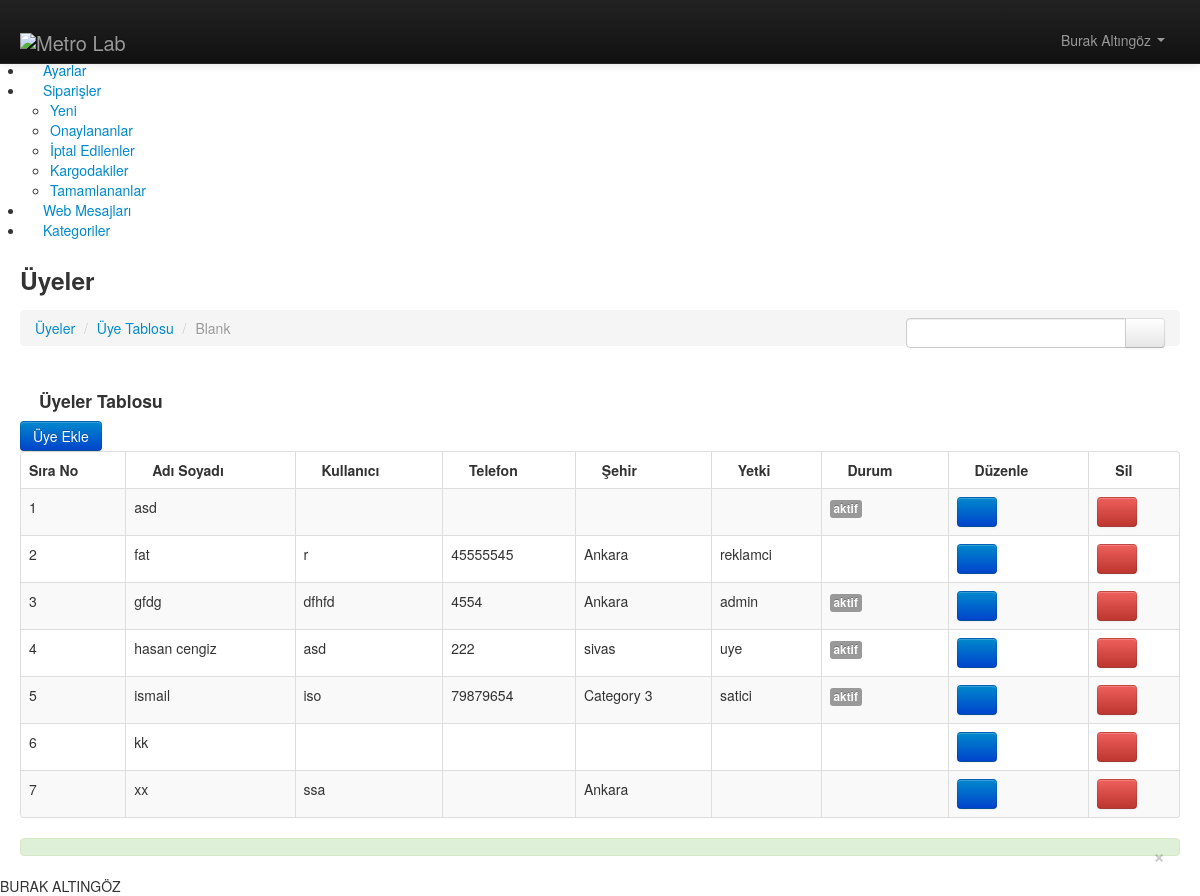
Screenshot of /burak1altingoz.xyz/index.php/admin/uyeler with the database file from the repository.
### tables this page shows
CREATE TABLE `uyeler` (
  `Id` int(11) NOT NULL AUTO_INCREMENT,
  `kullanici` varchar(255) DEFAULT NULL,
  `durum` varchar(255) DEFAULT NULL,
  `adsoy` varchar(255) DEFAULT NULL,
  `sehir` varchar(255) DEFAULT NULL,
  `tel` varchar(255) DEFAULT NULL,
  `yetki` varchar(255) DEFAULT NULL,
  `sifre` varchar(255) DEFAULT NULL,
  `adres` varchar(255) DEFAULT NULL,
  `eposta` varchar(255) DEFAULT NULL,
  `resim` varchar(255) DEFAULT NULL,
  PRIMARY KEY (`Id`)
);

### burak1altingoz.xyz/application/controllers/admin/Uyeler.php (called while the page is built, shortened)
<?php
class Uyeler extends CI_Controller {
	public function __construct()
	{
		$this->load->helper('url');
	}
	public function index()
	{
		$query=$this->db->query("SELECT * FROM uyeler ORDER BY adsoy");
		$data["veriler"]=$query->result();
		$this->load->view('admin/uyeler_liste',$data);
		}
}

### burak1altingoz.xyz/index.php (called while the page is built, shortened)
<?php
require_once BASEPATH.'core/CodeIgniter.php';

### burak1altingoz.xyz/application/views/admin/uyeler_liste.php (the view, shortened to what this page needs)
   <div id="main-content">
      <div class="container-fluid">
         <div class="row-fluid">
            <div class="span12">
                <h3 class="page-title">
                  Üyeler
                </h3>
                <ul class="breadcrumb">
                    <li>
                        <a href="#">Üyeler</a>
                        <span class="divider">/</span>
                    </li>
                    <li>
                        <a href="#" >Üye Tablosu</a>
                        <span class="divider">/</span>
                    </li>
                    <li class="active">
                        Blank
                    </li>
                    <li class="pull-right search-wrap">
                        <form action="search_result.html" class="hidden-phone">
                            <div class="input-append search-input-area">
                                <input class="" id="appendedInputButton" type="text">
                                <button class="btn" type="button"><i class="icon-search"></i> </button>
                            </div>
                        </form>
                    </li>
                </ul>
            </div>
         </div>
          <div class="row-fluid">
                 <div class="span12">
                     <div class="widget orange">
                         <div class="widget-title">
                             <h4><i class="icon-reorder"></i> Üyeler Tablosu</h4>
					<a href="<?=base_url()?>admin/uyeler/ekle" class="btn  btn-primary">Üye Ekle</a>
                         <span class="tools">
                             <a href="javascript:;" class="icon-chevron-down"></a>
                             <a href="javascript:;" class="icon-remove"></a>
                         </span>
                         </div>
                         <div class="widget-body">
                             <table class="table table-striped table-bordered table-advance table-hover">
                                 <thead>
                                 <tr>
							<th>Sıra No</th>
                                     <th><i class="icon-bullhorn"></i> Adı Soyadı</th>
                                     <th class="hidden-phone"><i class="icon-question-sign"></i> Kullanıcı</th>
                                     <th><i class="icon-bookmark"></i> Telefon</th>
                                     <th><i class=" icon-edit"></i> Şehir</th>
							<th><i class=" icon-edit"></i> Yetki</th>
							<th><i class=" icon-edit"></i> Durum</th>
							<th><i class=" icon-edit"></i> Düzenle</th>
							<th><i class=" icon-edit"></i> Sil</th>
                                 </tr>
                                 </thead>
                                 <tbody>
					<?php
					$sno=0;
					foreach ($veriler as $rs)
					{ $sno++;
					?>
						<tr>
                                     <td> <?=$sno?> </td>
                                     <td> <?=$rs->adsoy?></td>
                                     <td> <?=$rs->kullanici?></td>
                                     <td> <?=$rs->tel?></td>
                                     <td> <?=$rs->sehir?></td>
							<td> <?=$rs->yetki?></td>
							<td> <span class="label label-danger label-mini"><?=$rs->durum?></span></td>
							<td><a href="<?=base_url()?>admin/uyeler/duzenle/<?=$rs->Id?>"><button class="btn btn-primary"><i class="icon-pencil"></i></button></a></td>
							<td><a href="<?=base_url()?>admin/uyeler/sil/<?=$rs->Id?>"onclick="return confirm('Silmek İstediğinden Emin misin?')"><button class="btn btn-danger"><i class="icon-trash "></i></button></a></td>
                                 </tr>
					<?php }?>
                                 </tbody>
                             </table>
                         </div>
                     </div>
			<div class="alert alert-success">
                             <button class="close" data-dismiss="alert">×</button>
					</div>
                 </div>
             </div>
      </div>
   </div>
</div>

### rows the page displays
uyeler: adsoy "asd", durum "aktif"
uyeler: adsoy "fat", kullanici "r", tel "45555545", sehir "Ankara", yetki "reklamci"
uyeler: adsoy "gfdg", kullanici "dfhfd", tel "4554", sehir "Ankara", yetki "admin", durum "aktif"
uyeler: adsoy "hasan cengiz", kullanici "asd", tel "222", sehir "sivas", yetki "uye", durum "aktif"
uyeler: adsoy "ismail", kullanici "iso", tel "79879654", sehir "Category 3", yetki "satici", durum "aktif"
uyeler: adsoy "kk"
uyeler: adsoy "xx", kullanici "ssa", sehir "Ankara"
